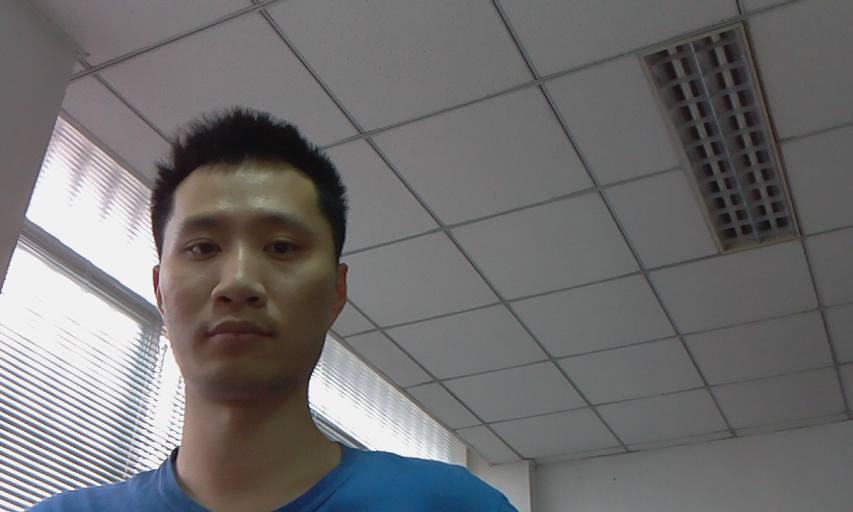
#> input picture data/chengleft.png, 853 x 512 px
$ python depth_cheng.py
#> lines starting #> are read from the running program, lines starting #| are printed output that depends on the picture
### matching.py
# -*- coding: utf-8 -*-
"""
Created on Tue May 17 08:54:50 2016

@author: firearasi
"""
#%%
import cv2
import cv2.xfeatures2d
import numpy as np
import matplotlib.pyplot as plt

#%%
cv2.ocl.setUseOpenCL(False)

import	argparse
def	get_args(pic_names_required = True):
	parser	=	argparse.ArgumentParser(description='Find	fundamental	matrix	\
									using	the	two	input	stereo	images	and	draw	epipolar	lines')
	parser.add_argument("-l","--img-left",	dest="img_left",
																		required=pic_names_required,
																		help="Image	captured	from	the	left	view")
	parser.add_argument("-r","--img-right",	dest="img_right",
																		required=pic_names_required,
																		help="Image	captured	from	the	right	view")

	parser.add_argument("-m","--matcher_type",
																		choices=['bf','flann'],default='bf',
																		help="keypoint matcher")
	parser.add_argument("-f","--feature-type",	dest="feature_type",
																		choices=['sift','surf','orb','akaze','brisk'] ,
                                    default='akaze',
																		help="Feature	extractor	that	will	be	used;	can	be	either	'sift'	or	'surf'")

	return	parser.parse_args()
# [11 lines left out: function draw_lines, not called in this run]

def	get_descriptors(gray_image,	feature_type,**args):
	if	feature_type	==	'surf':
		feature_extractor	=	cv2.xfeatures2d.SURF_create()
	elif feature_type	==	'sift':
		feature_extractor	=	cv2.xfeatures2d.SIFT_create()
	elif feature_type == 'orb':
		feature_extractor = cv2.ORB_create(**args)
	elif feature_type == 'akaze':
		feature_extractor = cv2.AKAZE_create()
	elif feature_type=='brisk':
		feature_extractor=cv2.BRISK_create()
	else:
		raise TypeError("Wrong keypoint detector type!")
	return feature_extractor.detectAndCompute(gray_image,None)

def get_matches(des_left,des_right,matcher_type,feature_type):
		if feature_type in ['orb','akaze','brisk']:
			norm_type=cv2.NORM_HAMMING
		else:
			norm_type=cv2.NORM_L2

		if matcher_type == 'bf':
			matcher=cv2.BFMatcher(norm_type,crossCheck=False)
		elif matcher_type == 'flann':
			FLANN_INDEX_LSH    = 6
			flann_params= dict(algorithm = FLANN_INDEX_LSH,
				table_number = 6, # 12
				key_size = 12,     # 20
				multi_probe_level = 1) #2
			matcher=cv2.FlannBasedMatcher(flann_params,{})

		else:
			raise TypeError('Wrong matcher type.')
		matches = matcher.knnMatch(des_left,des_right, k=2)
		return matches
def good_matches(matches,ratio=0.85):
  good_indices=[int(m.distance < ratio * n.distance) for (m,n) in matches]
  n=sum(good_indices)
  good_mask=[[i,0] for i in good_indices]
  return (n,good_mask)

def get_n_good_matches_mask(matches,n):
	r=0.75
	num_good_matches,matchesMask = good_matches(matches,ratio=r)
	while num_good_matches>n:
			r -= 0.01
			num_good_matches,matchesMask = good_matches(matches,ratio=r)
	return (num_good_matches,matchesMask)


### depth_cheng.py
# -*- coding: utf-8 -*-
"""
Created on Tue May 17 08:54:50 2016

@author: firearasi
"""
#%%
from matching import *

args=get_args(pic_names_required=False)

name_left=args.img_left if args.img_left is not None else 'data/chengleft.png'
name_right=args.img_right if args.img_right is not None else 'data/chengright.png'

img_left = cv2.imread(name_left,0)
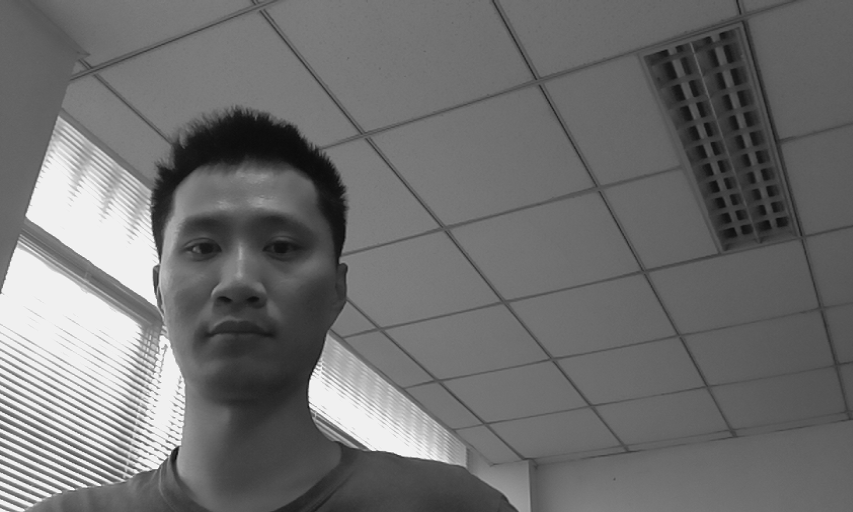
#> img_left: shape (512, 853); min 10, max 254, mean 111
img_right=cv2.imread(name_right,0)
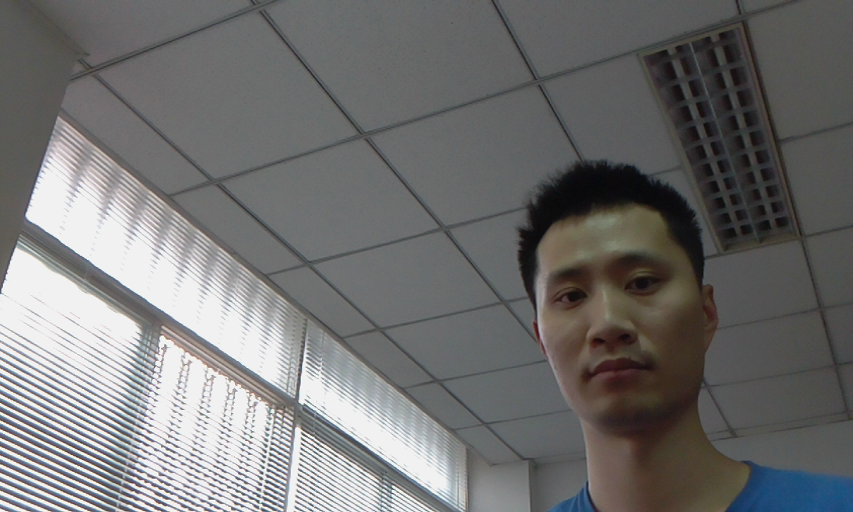
#> input picture data/chengright.png, 853 x 512 px
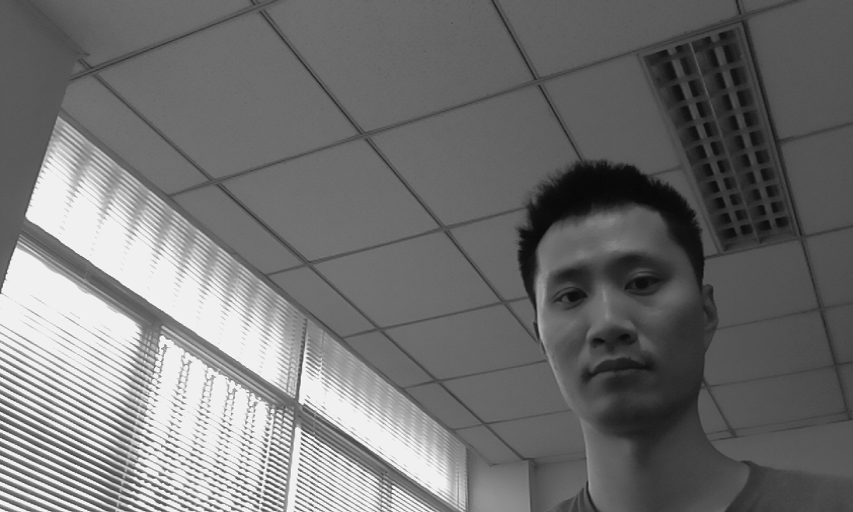
#> img_right: shape (512, 853); min 7, max 254, mean 113.6

feature_type=args.feature_type
matcher_type=args.matcher_type

kps_left,des_left=get_descriptors(img_left,feature_type)
#> kps_left = 379 keypoints; strongest (x, y, size): (175, 452, 8.1), (315, 382, 16.1), (175, 451, 5.7), (155, 272, 8.1)
kps_right,des_right=get_descriptors(img_right,feature_type)
#> kps_right = 347 keypoints; strongest (x, y, size): (130, 329, 16.1), (298, 431, 5.7), (163, 340, 8.1), (302, 400, 5.7)

matches=get_matches(des_left,des_right,matcher_type,feature_type)
#> in get_matches, `matches = matcher.knnMatch(des_left,des_right, k=2)`: matches = 379 matches
#> matches = 379 matches

n,matchesMask=get_n_good_matches_mask(matches,30)
#> in good_matches, `good_indices=[int(m.distance < ratio * n.distance) for (m,n) in matches]`: good_indices = 379 values, max 1 at index 14, min 0 at index 0, mean 0.206
#> in good_matches, `n=sum(good_indices)`: n = 78
#> in good_matches, `good_mask=[[i,0] for i in good_indices]`: good_mask = 379 pairs, first value 0 to 1, second value 0 to 0
#> in get_n_good_matches_mask, `num_good_matches,matchesMask = good_matches(matches,ratio=r)`: num_good_matches = 78; matchesMask = 379 pairs, first value 0 to 1, second value 0 to 0
#> the loop in get_n_good_matches_mask, `while num_good_matches>n:` made 30 passes
#> after the loop in get_n_good_matches_mask, `while num_good_matches>n:`: r = 0.45
#> n = 30; matchesMask = 379 pairs, first value 0 to 1, second value 0 to 0
print("Showing %d good matches."%n)
#| Showing 30 good matches.

draw_params = dict(matchColor = (0,0,255),
                   singlePointColor = (255,0,0),
                   matchesMask = matchesMask,
                   flags = 2)
#> draw_params = 4 items

img = cv2.drawMatchesKnn(img_left,kps_left,
                                             img_right,kps_right,
                                            matches,None,**draw_params)
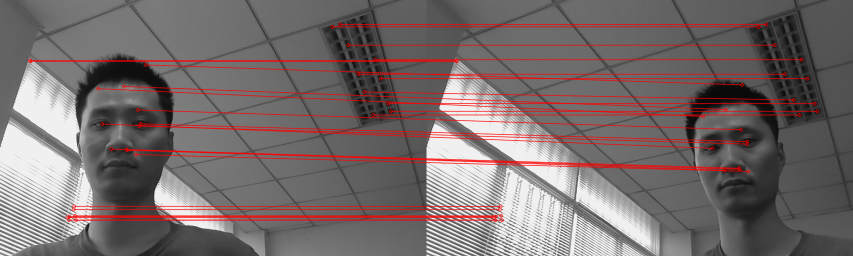
#> img: shape (512, 1706, 3) (shown at 1/2 size); mean of channels 0, 1, 2 107.3, 107.3, 118.8; drawn as B, G, R

cv2.imwrite("output/indian_cheng.png",img)


try:
  cv2.namedWindow("Pic",cv2.WINDOW_NORMAL)
  cv2.imshow("Pic",img)
  cv2.resizeWindow("Pic",1920,1080)

  if cv2.waitKey(0)  ==ord('q'):
#> (key q is pressed here)
    cv2.destroyAllWindows()
except:
  pass
